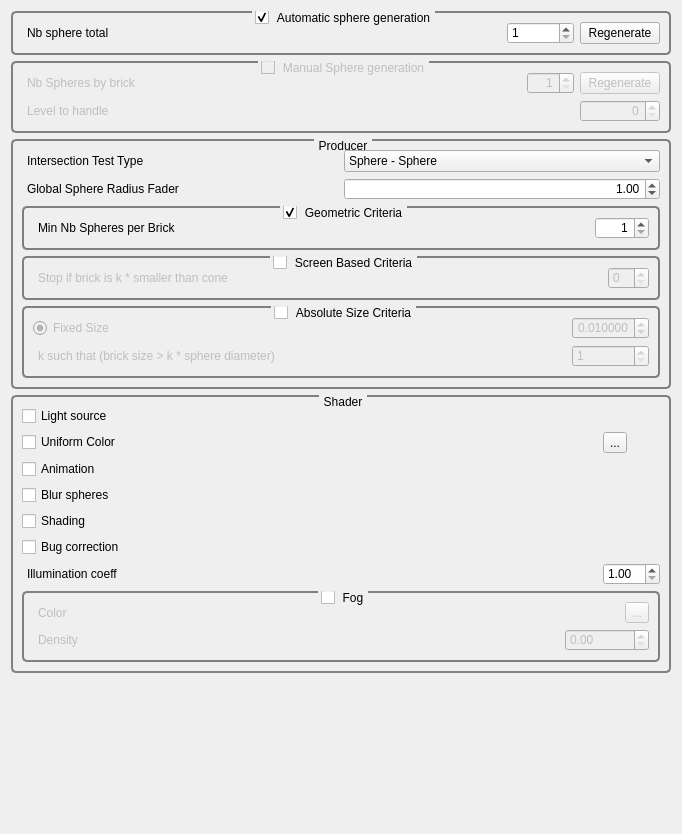
<?xml version="1.0" encoding="UTF-8"?>
<ui version="4.0">
 <class>GvQCustomEditor</class>
 <widget class="QWidget" name="GvQCustomEditor">
  <property name="enabled">
   <bool>true</bool>
  </property>
  <property name="geometry">
   <rect>
    <x>0</x>
    <y>0</y>
    <width>682</width>
    <height>834</height>
   </rect>
  </property>
  <property name="windowTitle">
   <string>Form</string>
  </property>
  <property name="styleSheet">
   <string notr="true">QGroupBox
{
     background-color: qlineargradient(x1: 0, y1: 0, x2: 0, y2: 1,
                                       stop: 0 #E0E0E0, stop: 1 #FFFFFF);
     border: 2px solid gray;
     border-radius: 5px;
     margin-top: 1ex; /* leave space at the top for the title */
 }

 QGroupBox::title
{
	 subcontrol-origin: margin;
     subcontrol-position: top center; /* position at the top center */
     padding: 0 3px;
     background-color: qlineargradient(x1: 0, y1: 0, x2: 0, y2: 1,
                                       stop: 0 #FFOECE, stop: 1 #FFFFFF);
 }

QLabel
{
	border-radius: 4px;
	padding: 2px;
 }
</string>
  </property>
  <layout class="QGridLayout" name="gridLayout_7">
   <item row="0" column="0">
    <widget class="QGroupBox" name="groupBox">
     <property name="title">
      <string>Automatic sphere generation</string>
     </property>
     <property name="checkable">
      <bool>true</bool>
     </property>
     <layout class="QHBoxLayout" name="horizontalLayout_2">
      <item>
       <widget class="QLabel" name="label_10">
        <property name="text">
         <string>Nb sphere total</string>
        </property>
       </widget>
      </item>
      <item>
       <spacer name="horizontalSpacer_4">
        <property name="orientation">
         <enum>Qt::Horizontal</enum>
        </property>
        <property name="sizeHint" stdset="0">
         <size>
          <width>40</width>
          <height>20</height>
         </size>
        </property>
       </spacer>
      </item>
      <item>
       <widget class="QSpinBox" name="_nbSpheresTotalSpinBox">
        <property name="minimum">
         <number>1</number>
        </property>
        <property name="maximum">
         <number>999999999</number>
        </property>
       </widget>
      </item>
      <item>
       <widget class="QPushButton" name="_regeneratePositionsBis">
        <property name="text">
         <string>Regenerate</string>
        </property>
       </widget>
      </item>
     </layout>
    </widget>
   </item>
   <item row="4" column="0">
    <spacer name="verticalSpacer">
     <property name="orientation">
      <enum>Qt::Vertical</enum>
     </property>
     <property name="sizeHint" stdset="0">
      <size>
       <width>17</width>
       <height>81</height>
      </size>
     </property>
    </spacer>
   </item>
   <item row="2" column="0">
    <widget class="QGroupBox" name="groupBox_4">
     <property name="title">
      <string>Producer</string>
     </property>
     <layout class="QGridLayout" name="gridLayout_5">
      <item row="0" column="0">
       <widget class="QLabel" name="label_2">
        <property name="text">
         <string>Intersection Test Type</string>
        </property>
       </widget>
      </item>
      <item row="0" column="1">
       <widget class="QComboBox" name="_intersectionTypeComboBox">
        <item>
         <property name="text">
          <string>Sphere - Sphere</string>
         </property>
        </item>
        <item>
         <property name="text">
          <string>Box - Sphere</string>
         </property>
        </item>
       </widget>
      </item>
      <item row="1" column="0">
       <widget class="QLabel" name="label_4">
        <property name="text">
         <string>Global Sphere Radius Fader</string>
        </property>
       </widget>
      </item>
      <item row="1" column="1">
       <widget class="QDoubleSpinBox" name="_sphereRadiusFaderDoubleSpinBox">
        <property name="alignment">
         <set>Qt::AlignRight|Qt::AlignTrailing|Qt::AlignVCenter</set>
        </property>
        <property name="decimals">
         <number>2</number>
        </property>
        <property name="minimum">
         <double>0.050000000000000</double>
        </property>
        <property name="maximum">
         <double>10.000000000000000</double>
        </property>
        <property name="singleStep">
         <double>0.050000000000000</double>
        </property>
        <property name="value">
         <double>1.000000000000000</double>
        </property>
       </widget>
      </item>
      <item row="2" column="0" colspan="2">
       <widget class="QGroupBox" name="_geometricCriteriaGroupBox">
        <property name="enabled">
         <bool>true</bool>
        </property>
        <property name="title">
         <string>Geometric Criteria</string>
        </property>
        <property name="flat">
         <bool>false</bool>
        </property>
        <property name="checkable">
         <bool>true</bool>
        </property>
        <layout class="QGridLayout" name="gridLayout_4">
         <item row="1" column="0">
          <widget class="QLabel" name="label_5">
           <property name="text">
            <string>Min Nb Spheres per Brick</string>
           </property>
          </widget>
         </item>
         <item row="1" column="2">
          <widget class="QSpinBox" name="_minNbSpheresPerBrickSpinBox">
           <property name="alignment">
            <set>Qt::AlignRight|Qt::AlignTrailing|Qt::AlignVCenter</set>
           </property>
           <property name="minimum">
            <number>1</number>
           </property>
           <property name="maximum">
            <number>1022</number>
           </property>
          </widget>
         </item>
         <item row="1" column="1">
          <spacer name="horizontalSpacer_9">
           <property name="orientation">
            <enum>Qt::Horizontal</enum>
           </property>
           <property name="sizeHint" stdset="0">
            <size>
             <width>40</width>
             <height>20</height>
            </size>
           </property>
          </spacer>
         </item>
        </layout>
       </widget>
      </item>
      <item row="3" column="0" colspan="2">
       <widget class="QGroupBox" name="_screenBasedCriteriaGroupBox">
        <property name="title">
         <string>Screen Based Criteria</string>
        </property>
        <property name="checkable">
         <bool>true</bool>
        </property>
        <property name="checked">
         <bool>false</bool>
        </property>
        <layout class="QHBoxLayout" name="horizontalLayout">
         <item>
          <widget class="QLabel" name="_">
           <property name="text">
            <string>Stop if brick is k * smaller than cone</string>
           </property>
          </widget>
         </item>
         <item>
          <spacer name="horizontalSpacer_8">
           <property name="orientation">
            <enum>Qt::Horizontal</enum>
           </property>
           <property name="sizeHint" stdset="0">
            <size>
             <width>40</width>
             <height>20</height>
            </size>
           </property>
          </spacer>
         </item>
         <item>
          <widget class="QSpinBox" name="_shaderScreenSpaceCoeffSpinBox"/>
         </item>
        </layout>
       </widget>
      </item>
      <item row="4" column="0" colspan="2">
       <widget class="QGroupBox" name="_absoluteSizeCriteriaGroupBox">
        <property name="title">
         <string>Absolute Size Criteria</string>
        </property>
        <property name="checkable">
         <bool>true</bool>
        </property>
        <property name="checked">
         <bool>false</bool>
        </property>
        <layout class="QGridLayout" name="gridLayout_3">
         <item row="2" column="0">
          <widget class="QLabel" name="label_8">
           <property name="text">
            <string>k such that (brick size &gt; k * sphere diameter)</string>
           </property>
          </widget>
         </item>
         <item row="1" column="0">
          <widget class="QRadioButton" name="_fixedSizeSphereRadiusRadioButton">
           <property name="text">
            <string>Fixed Size</string>
           </property>
           <property name="checked">
            <bool>true</bool>
           </property>
          </widget>
         </item>
         <item row="1" column="2">
          <widget class="QDoubleSpinBox" name="_fixedSizeSphereRadiusDoubleSpinBox">
           <property name="alignment">
            <set>Qt::AlignRight|Qt::AlignTrailing|Qt::AlignVCenter</set>
           </property>
           <property name="decimals">
            <number>6</number>
           </property>
           <property name="maximum">
            <double>1.000000000000000</double>
           </property>
           <property name="singleStep">
            <double>0.010000000000000</double>
           </property>
           <property name="value">
            <double>0.010000000000000</double>
           </property>
          </widget>
         </item>
         <item row="2" column="2">
          <widget class="QSpinBox" name="_sphereDiameterCoeffSpinBox">
           <property name="minimum">
            <number>1</number>
           </property>
          </widget>
         </item>
         <item row="1" column="1">
          <spacer name="horizontalSpacer_7">
           <property name="orientation">
            <enum>Qt::Horizontal</enum>
           </property>
           <property name="sizeHint" stdset="0">
            <size>
             <width>40</width>
             <height>20</height>
            </size>
           </property>
          </spacer>
         </item>
        </layout>
       </widget>
      </item>
     </layout>
    </widget>
   </item>
   <item row="1" column="0">
    <widget class="QGroupBox" name="groupBox_2">
     <property name="enabled">
      <bool>false</bool>
     </property>
     <property name="title">
      <string>Manual Sphere generation</string>
     </property>
     <property name="checkable">
      <bool>true</bool>
     </property>
     <property name="checked">
      <bool>false</bool>
     </property>
     <layout class="QGridLayout" name="gridLayout">
      <item row="1" column="3">
       <widget class="QSpinBox" name="_minLevelToHandleUserDefinedSpinBox">
        <property name="enabled">
         <bool>false</bool>
        </property>
        <property name="alignment">
         <set>Qt::AlignRight|Qt::AlignTrailing|Qt::AlignVCenter</set>
        </property>
        <property name="minimum">
         <number>0</number>
        </property>
        <property name="maximum">
         <number>31</number>
        </property>
        <property name="value">
         <number>0</number>
        </property>
       </widget>
      </item>
      <item row="0" column="0">
       <widget class="QLabel" name="label">
        <property name="text">
         <string>Nb Spheres by brick</string>
        </property>
       </widget>
      </item>
      <item row="0" column="1">
       <spacer name="horizontalSpacer_2">
        <property name="orientation">
         <enum>Qt::Horizontal</enum>
        </property>
        <property name="sizeHint" stdset="0">
         <size>
          <width>147</width>
          <height>13</height>
         </size>
        </property>
       </spacer>
      </item>
      <item row="1" column="0">
       <widget class="QLabel" name="label_9">
        <property name="text">
         <string>Level to handle</string>
        </property>
       </widget>
      </item>
      <item row="1" column="1" colspan="2">
       <spacer name="horizontalSpacer_3">
        <property name="orientation">
         <enum>Qt::Horizontal</enum>
        </property>
        <property name="sizeHint" stdset="0">
         <size>
          <width>58</width>
          <height>17</height>
         </size>
        </property>
       </spacer>
      </item>
      <item row="0" column="2">
       <widget class="QSpinBox" name="_nbSpheresSpinBox">
        <property name="alignment">
         <set>Qt::AlignRight|Qt::AlignTrailing|Qt::AlignVCenter</set>
        </property>
        <property name="minimum">
         <number>1</number>
        </property>
        <property name="maximum">
         <number>998</number>
        </property>
       </widget>
      </item>
      <item row="0" column="3">
       <widget class="QPushButton" name="_regeneratePositions">
        <property name="text">
         <string>Regenerate</string>
        </property>
       </widget>
      </item>
     </layout>
    </widget>
   </item>
   <item row="3" column="0">
    <widget class="QGroupBox" name="groupBox_3">
     <property name="title">
      <string>Shader</string>
     </property>
     <layout class="QGridLayout" name="gridLayout_6">
      <item row="0" column="0">
       <widget class="QCheckBox" name="_shaderUseLightSourceCheckBox">
        <property name="text">
         <string>Light source</string>
        </property>
       </widget>
      </item>
      <item row="1" column="0">
       <widget class="QCheckBox" name="_shaderUseUniformColorCheckBox">
        <property name="text">
         <string>Uniform Color</string>
        </property>
       </widget>
      </item>
      <item row="2" column="0">
       <widget class="QCheckBox" name="_shaderUseAnimationCheckBox">
        <property name="text">
         <string>Animation</string>
        </property>
       </widget>
      </item>
      <item row="3" column="0">
       <widget class="QCheckBox" name="_shaderUseBlurChekBox">
        <property name="text">
         <string>Blur spheres</string>
        </property>
       </widget>
      </item>
      <item row="3" column="1">
       <spacer name="horizontalSpacer">
        <property name="orientation">
         <enum>Qt::Horizontal</enum>
        </property>
        <property name="sizeHint" stdset="0">
         <size>
          <width>143</width>
          <height>20</height>
         </size>
        </property>
       </spacer>
      </item>
      <item row="7" column="0" colspan="3">
       <widget class="QGroupBox" name="_shaderUseFogChekBox">
        <property name="enabled">
         <bool>true</bool>
        </property>
        <property name="title">
         <string>Fog</string>
        </property>
        <property name="checkable">
         <bool>true</bool>
        </property>
        <property name="checked">
         <bool>false</bool>
        </property>
        <layout class="QGridLayout" name="gridLayout_2">
         <item row="1" column="2">
          <spacer name="horizontalSpacer_5">
           <property name="orientation">
            <enum>Qt::Horizontal</enum>
           </property>
           <property name="sizeHint" stdset="0">
            <size>
             <width>441</width>
             <height>20</height>
            </size>
           </property>
          </spacer>
         </item>
         <item row="1" column="3" colspan="2">
          <widget class="QDoubleSpinBox" name="_shaderFogDensitydoubleSpinBox">
           <property name="enabled">
            <bool>false</bool>
           </property>
           <property name="maximum">
            <double>100000.000000000000000</double>
           </property>
           <property name="singleStep">
            <double>0.050000000000000</double>
           </property>
          </widget>
         </item>
         <item row="0" column="0">
          <widget class="QLabel" name="label_7">
           <property name="enabled">
            <bool>false</bool>
           </property>
           <property name="layoutDirection">
            <enum>Qt::LeftToRight</enum>
           </property>
           <property name="text">
            <string>Color</string>
           </property>
          </widget>
         </item>
         <item row="0" column="4">
          <widget class="QToolButton" name="_shaderFogColorToolButton">
           <property name="enabled">
            <bool>false</bool>
           </property>
           <property name="text">
            <string>...</string>
           </property>
          </widget>
         </item>
         <item row="0" column="1" colspan="3">
          <spacer name="horizontalSpacer_6">
           <property name="orientation">
            <enum>Qt::Horizontal</enum>
           </property>
           <property name="sizeHint" stdset="0">
            <size>
             <width>533</width>
             <height>20</height>
            </size>
           </property>
          </spacer>
         </item>
         <item row="1" column="0" colspan="2">
          <widget class="QLabel" name="label_6">
           <property name="enabled">
            <bool>false</bool>
           </property>
           <property name="layoutDirection">
            <enum>Qt::LeftToRight</enum>
           </property>
           <property name="text">
            <string>Density</string>
           </property>
          </widget>
         </item>
        </layout>
       </widget>
      </item>
      <item row="4" column="0">
       <widget class="QCheckBox" name="_shaderUseShadingCheckBox">
        <property name="text">
         <string>Shading</string>
        </property>
       </widget>
      </item>
      <item row="5" column="0">
       <widget class="QCheckBox" name="_ShaderUseBugCorrectionCheckBox">
        <property name="text">
         <string>Bug correction</string>
        </property>
       </widget>
      </item>
      <item row="6" column="0">
       <widget class="QLabel" name="label_11">
        <property name="text">
         <string>Illumination coeff</string>
        </property>
       </widget>
      </item>
      <item row="6" column="2">
       <widget class="QDoubleSpinBox" name="_shaderIlluminationCoeffDoubleSpinBox">
        <property name="minimum">
         <double>1.000000000000000</double>
        </property>
        <property name="singleStep">
         <double>0.500000000000000</double>
        </property>
       </widget>
      </item>
      <item row="1" column="2">
       <widget class="QToolButton" name="_shaderUniformColorToolButton">
        <property name="text">
         <string>...</string>
        </property>
        <property name="icon">
         <iconset>
          <normaloff>:/icons/Icons/Colors.png</normaloff>:/icons/Icons/Colors.png</iconset>
        </property>
       </widget>
      </item>
     </layout>
    </widget>
   </item>
  </layout>
  <zorder>groupBox</zorder>
  <zorder>groupBox_4</zorder>
  <zorder>groupBox_3</zorder>
  <zorder>groupBox_2</zorder>
 </widget>
 <resources/>
 <connections>
  <connection>
   <sender>_fixedSizeSphereRadiusRadioButton</sender>
   <signal>toggled(bool)</signal>
   <receiver>_fixedSizeSphereRadiusDoubleSpinBox</receiver>
   <slot>setEnabled(bool)</slot>
   <hints>
    <hint type="sourcelabel">
     <x>129</x>
     <y>415</y>
    </hint>
    <hint type="destinationlabel">
     <x>603</x>
     <y>418</y>
    </hint>
   </hints>
  </connection>
  <connection>
   <sender>_shaderUseFogChekBox</sender>
   <signal>toggled(bool)</signal>
   <receiver>_shaderFogDensitydoubleSpinBox</receiver>
   <slot>setEnabled(bool)</slot>
   <hints>
    <hint type="sourcelabel">
     <x>347</x>
     <y>723</y>
    </hint>
    <hint type="destinationlabel">
     <x>650</x>
     <y>745</y>
    </hint>
   </hints>
  </connection>
  <connection>
   <sender>_shaderUseFogChekBox</sender>
   <signal>toggled(bool)</signal>
   <receiver>_shaderFogColorToolButton</receiver>
   <slot>setEnabled(bool)</slot>
   <hints>
    <hint type="sourcelabel">
     <x>347</x>
     <y>723</y>
    </hint>
    <hint type="destinationlabel">
     <x>650</x>
     <y>712</y>
    </hint>
   </hints>
  </connection>
  <connection>
   <sender>_shaderUseFogChekBox</sender>
   <signal>toggled(bool)</signal>
   <receiver>label_6</receiver>
   <slot>setEnabled(bool)</slot>
   <hints>
    <hint type="sourcelabel">
     <x>344</x>
     <y>723</y>
    </hint>
    <hint type="destinationlabel">
     <x>94</x>
     <y>745</y>
    </hint>
   </hints>
  </connection>
  <connection>
   <sender>_shaderUseFogChekBox</sender>
   <signal>toggled(bool)</signal>
   <receiver>label_7</receiver>
   <slot>setEnabled(bool)</slot>
   <hints>
    <hint type="sourcelabel">
     <x>347</x>
     <y>723</y>
    </hint>
    <hint type="destinationlabel">
     <x>79</x>
     <y>712</y>
    </hint>
   </hints>
  </connection>
  <connection>
   <sender>_shaderUseBlurChekBox</sender>
   <signal>toggled(bool)</signal>
   <receiver>_shaderUseShadingCheckBox</receiver>
   <slot>setDisabled(bool)</slot>
   <hints>
    <hint type="sourcelabel">
     <x>51</x>
     <y>586</y>
    </hint>
    <hint type="destinationlabel">
     <x>66</x>
     <y>634</y>
    </hint>
   </hints>
  </connection>
  <connection>
   <sender>_shaderUseLightSourceCheckBox</sender>
   <signal>toggled(bool)</signal>
   <receiver>_shaderUseShadingCheckBox</receiver>
   <slot>setDisabled(bool)</slot>
   <hints>
    <hint type="sourcelabel">
     <x>80</x>
     <y>505</y>
    </hint>
    <hint type="destinationlabel">
     <x>63</x>
     <y>620</y>
    </hint>
   </hints>
  </connection>
  <connection>
   <sender>_shaderUseShadingCheckBox</sender>
   <signal>toggled(bool)</signal>
   <receiver>_shaderUseBlurChekBox</receiver>
   <slot>setDisabled(bool)</slot>
   <hints>
    <hint type="sourcelabel">
     <x>128</x>
     <y>621</y>
    </hint>
    <hint type="destinationlabel">
     <x>128</x>
     <y>592</y>
    </hint>
   </hints>
  </connection>
  <connection>
   <sender>_shaderUseShadingCheckBox</sender>
   <signal>toggled(bool)</signal>
   <receiver>_shaderUseLightSourceCheckBox</receiver>
   <slot>setDisabled(bool)</slot>
   <hints>
    <hint type="sourcelabel">
     <x>115</x>
     <y>622</y>
    </hint>
    <hint type="destinationlabel">
     <x>101</x>
     <y>504</y>
    </hint>
   </hints>
  </connection>
  <connection>
   <sender>_shaderUseLightSourceCheckBox</sender>
   <signal>toggled(bool)</signal>
   <receiver>_shaderUseBlurChekBox</receiver>
   <slot>setDisabled(bool)</slot>
   <hints>
    <hint type="sourcelabel">
     <x>144</x>
     <y>511</y>
    </hint>
    <hint type="destinationlabel">
     <x>141</x>
     <y>595</y>
    </hint>
   </hints>
  </connection>
  <connection>
   <sender>_shaderUseBlurChekBox</sender>
   <signal>toggled(bool)</signal>
   <receiver>_shaderUseLightSourceCheckBox</receiver>
   <slot>setDisabled(bool)</slot>
   <hints>
    <hint type="sourcelabel">
     <x>26</x>
     <y>588</y>
    </hint>
    <hint type="destinationlabel">
     <x>32</x>
     <y>515</y>
    </hint>
   </hints>
  </connection>
  <connection>
   <sender>groupBox_2</sender>
   <signal>toggled(bool)</signal>
   <receiver>groupBox</receiver>
   <slot>setDisabled(bool)</slot>
   <hints>
    <hint type="sourcelabel">
     <x>246</x>
     <y>83</y>
    </hint>
    <hint type="destinationlabel">
     <x>240</x>
     <y>14</y>
    </hint>
   </hints>
  </connection>
  <connection>
   <sender>groupBox</sender>
   <signal>toggled(bool)</signal>
   <receiver>groupBox_2</receiver>
   <slot>setDisabled(bool)</slot>
   <hints>
    <hint type="sourcelabel">
     <x>356</x>
     <y>50</y>
    </hint>
    <hint type="destinationlabel">
     <x>358</x>
     <y>101</y>
    </hint>
   </hints>
  </connection>
  <connection>
   <sender>groupBox_2</sender>
   <signal>toggled(bool)</signal>
   <receiver>_minLevelToHandleUserDefinedSpinBox</receiver>
   <slot>setEnabled(bool)</slot>
   <hints>
    <hint type="sourcelabel">
     <x>330</x>
     <y>90</y>
    </hint>
    <hint type="destinationlabel">
     <x>630</x>
     <y>146</y>
    </hint>
   </hints>
  </connection>
 </connections>
</ui>
